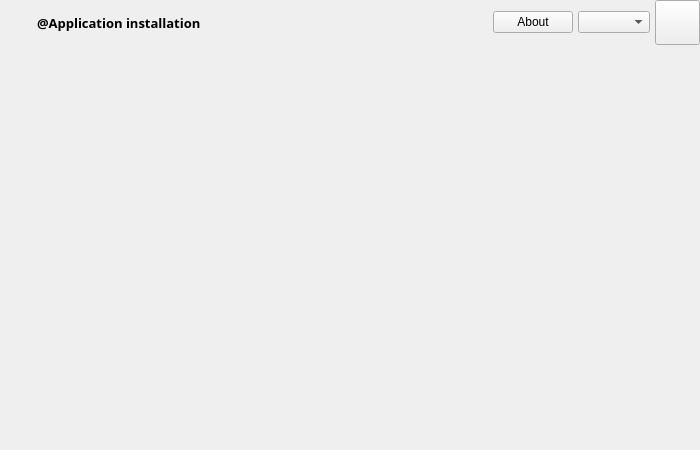
<?xml version="1.0" encoding="UTF-8"?>
<ui version="4.0">
 <class>Window</class>
 <widget class="QMainWindow" name="Window">
  <property name="geometry">
   <rect>
    <x>0</x>
    <y>0</y>
    <width>700</width>
    <height>450</height>
   </rect>
  </property>
  <property name="windowTitle">
   <string notr="true"/>
  </property>
  <property name="statusTip">
   <string notr="true"/>
  </property>
  <property name="styleSheet">
   <string notr="true">QMainWindow{
	background : @color-panel-background;
}</string>
  </property>
  <widget class="QWidget" name="centralwidget">
   <property name="styleSheet">
    <string notr="true">QWidget#centralwidget{
	background : @color-panel-background;
	border: @border-windowpx solid @color-button-background;
}</string>
   </property>
   <layout class="QVBoxLayout" name="verticalLayout_3">
    <property name="leftMargin">
     <number>0</number>
    </property>
    <property name="topMargin">
     <number>0</number>
    </property>
    <property name="rightMargin">
     <number>0</number>
    </property>
    <property name="bottomMargin">
     <number>0</number>
    </property>
    <item>
     <layout class="QVBoxLayout" name="verticalLayout_2">
      <property name="spacing">
       <number>0</number>
      </property>
      <item>
       <widget class="QWidget" name="menuBar" native="true">
        <property name="maximumSize">
         <size>
          <width>16777215</width>
          <height>45</height>
         </size>
        </property>
        <layout class="QHBoxLayout" name="horizontalLayout_2">
         <property name="leftMargin">
          <number>0</number>
         </property>
         <property name="topMargin">
          <number>0</number>
         </property>
         <property name="rightMargin">
          <number>0</number>
         </property>
         <property name="bottomMargin">
          <number>0</number>
         </property>
         <item>
          <layout class="QHBoxLayout" name="horizontalLayout">
           <property name="spacing">
            <number>5</number>
           </property>
           <item>
            <widget class="QLabel" name="labelIconTitle">
             <property name="sizePolicy">
              <sizepolicy hsizetype="Fixed" vsizetype="Minimum">
               <horstretch>0</horstretch>
               <verstretch>0</verstretch>
              </sizepolicy>
             </property>
             <property name="minimumSize">
              <size>
               <width>32</width>
               <height>32</height>
              </size>
             </property>
             <property name="styleSheet">
              <string notr="true">padding : 5px;</string>
             </property>
             <property name="text">
              <string notr="true"/>
             </property>
             <property name="pixmap">
              <pixmap resource="../resources.qrc">:/resources_gui/logo_title.png</pixmap>
             </property>
            </widget>
           </item>
           <item>
            <widget class="QLabel" name="labelTitle">
             <property name="sizePolicy">
              <sizepolicy hsizetype="Preferred" vsizetype="Preferred">
               <horstretch>0</horstretch>
               <verstretch>0</verstretch>
              </sizepolicy>
             </property>
             <property name="minimumSize">
              <size>
               <width>0</width>
               <height>0</height>
              </size>
             </property>
             <property name="font">
              <font>
               <family>Segoe WP</family>
               <pointsize>10</pointsize>
               <weight>75</weight>
               <bold>true</bold>
              </font>
             </property>
             <property name="styleSheet">
              <string notr="true">color: @color-text-on-background ;</string>
             </property>
             <property name="text">
              <string>@Application installation</string>
             </property>
            </widget>
           </item>
           <item>
            <spacer name="horizontalSpacer">
             <property name="orientation">
              <enum>Qt::Horizontal</enum>
             </property>
             <property name="sizeHint" stdset="0">
              <size>
               <width>40</width>
               <height>20</height>
              </size>
             </property>
            </spacer>
           </item>
           <item>
            <widget class="QPushButton" name="buttonAbout">
             <property name="styleSheet">
              <string notr="true">QPushButton {
	background-color: transparent;
	padding: 8px;
	border: px0;
	color : @color-text-gray;
}

QPushButton:hover {
	color : @color-text-on-background;
}</string>
             </property>
             <property name="text">
              <string>About</string>
             </property>
            </widget>
           </item>
           <item>
            <widget class="QComboBox" name="comboBoxLanguage">
             <property name="styleSheet">
              <string notr="true">QComboBox
{
    subcontrol-origin: padding;
    subcontrol-position: top right;
    selection-background-color: @color-text-gray;
    background-color: transparent;
    border-style: solid;
    padding: 1px 0px 1px 20px;
}


QComboBox:hover, QPushButton:hover
{
	color: @color-text-gray;
	background-color: @color-panel-background;
}



QComboBox:!on
{
    color:  @color-text-gray;
    background-color: transparent;
}

QComboBox QAbstractItemView{
	padding : 10px;
	background-color: @color-panel-background;
}

QComboBox QAbstractItemView::item 
{
	min-height: 25px; 
	color : @color-text-gray;
	background-color: @color-panel-background;
	border:0px;
	text-align: center; 
}

QListView::item:selected { 
	border-radius: 5px;
	border: 1px solid @color-text-on-background;
	color : @color-text-on-background;
}

QListView {
    outline: 0;
	text-align: center;
}

QComboBox::drop-down
{
	subcontrol-origin: padding;
     subcontrol-position: top right;
     width: 10px;
     border: 0px;
	padding-left: 5px;
 }

QComboBox::down-arrow
{
     image: url(:/resources_gui/down.png) ;
     width: 10px;
     height: 7px;
}</string>
             </property>
             <property name="currentText">
              <string/>
             </property>
            </widget>
           </item>
           <item>
            <widget class="QPushButton" name="buttonClose">
             <property name="sizePolicy">
              <sizepolicy hsizetype="Fixed" vsizetype="Fixed">
               <horstretch>0</horstretch>
               <verstretch>0</verstretch>
              </sizepolicy>
             </property>
             <property name="minimumSize">
              <size>
               <width>45</width>
               <height>45</height>
              </size>
             </property>
             <property name="styleSheet">
              <string notr="true">QPushButton {
	border: 0;
}
QPushButton:hover {
	background-color: @color-panel-background-border;
}</string>
             </property>
             <property name="text">
              <string/>
             </property>
             <property name="icon">
              <iconset>
               <normalon>:/resources_gui/close.png</normalon>
              </iconset>
             </property>
            </widget>
           </item>
          </layout>
         </item>
        </layout>
       </widget>
      </item>
      <item>
       <widget class="QWidget" name="content" native="true">
        <layout class="QGridLayout" name="gridLayout_2">
         <property name="leftMargin">
          <number>0</number>
         </property>
         <property name="topMargin">
          <number>0</number>
         </property>
         <property name="rightMargin">
          <number>0</number>
         </property>
         <property name="bottomMargin">
          <number>0</number>
         </property>
         <item row="0" column="0">
          <layout class="QGridLayout" name="contentLayout">
           <property name="leftMargin">
            <number>2</number>
           </property>
           <property name="topMargin">
            <number>2</number>
           </property>
           <property name="rightMargin">
            <number>2</number>
           </property>
           <property name="bottomMargin">
            <number>2</number>
           </property>
          </layout>
         </item>
        </layout>
       </widget>
      </item>
     </layout>
    </item>
   </layout>
  </widget>
 </widget>
 <resources>
  <include location="../resources.qrc"/>
 </resources>
 <connections/>
</ui>
